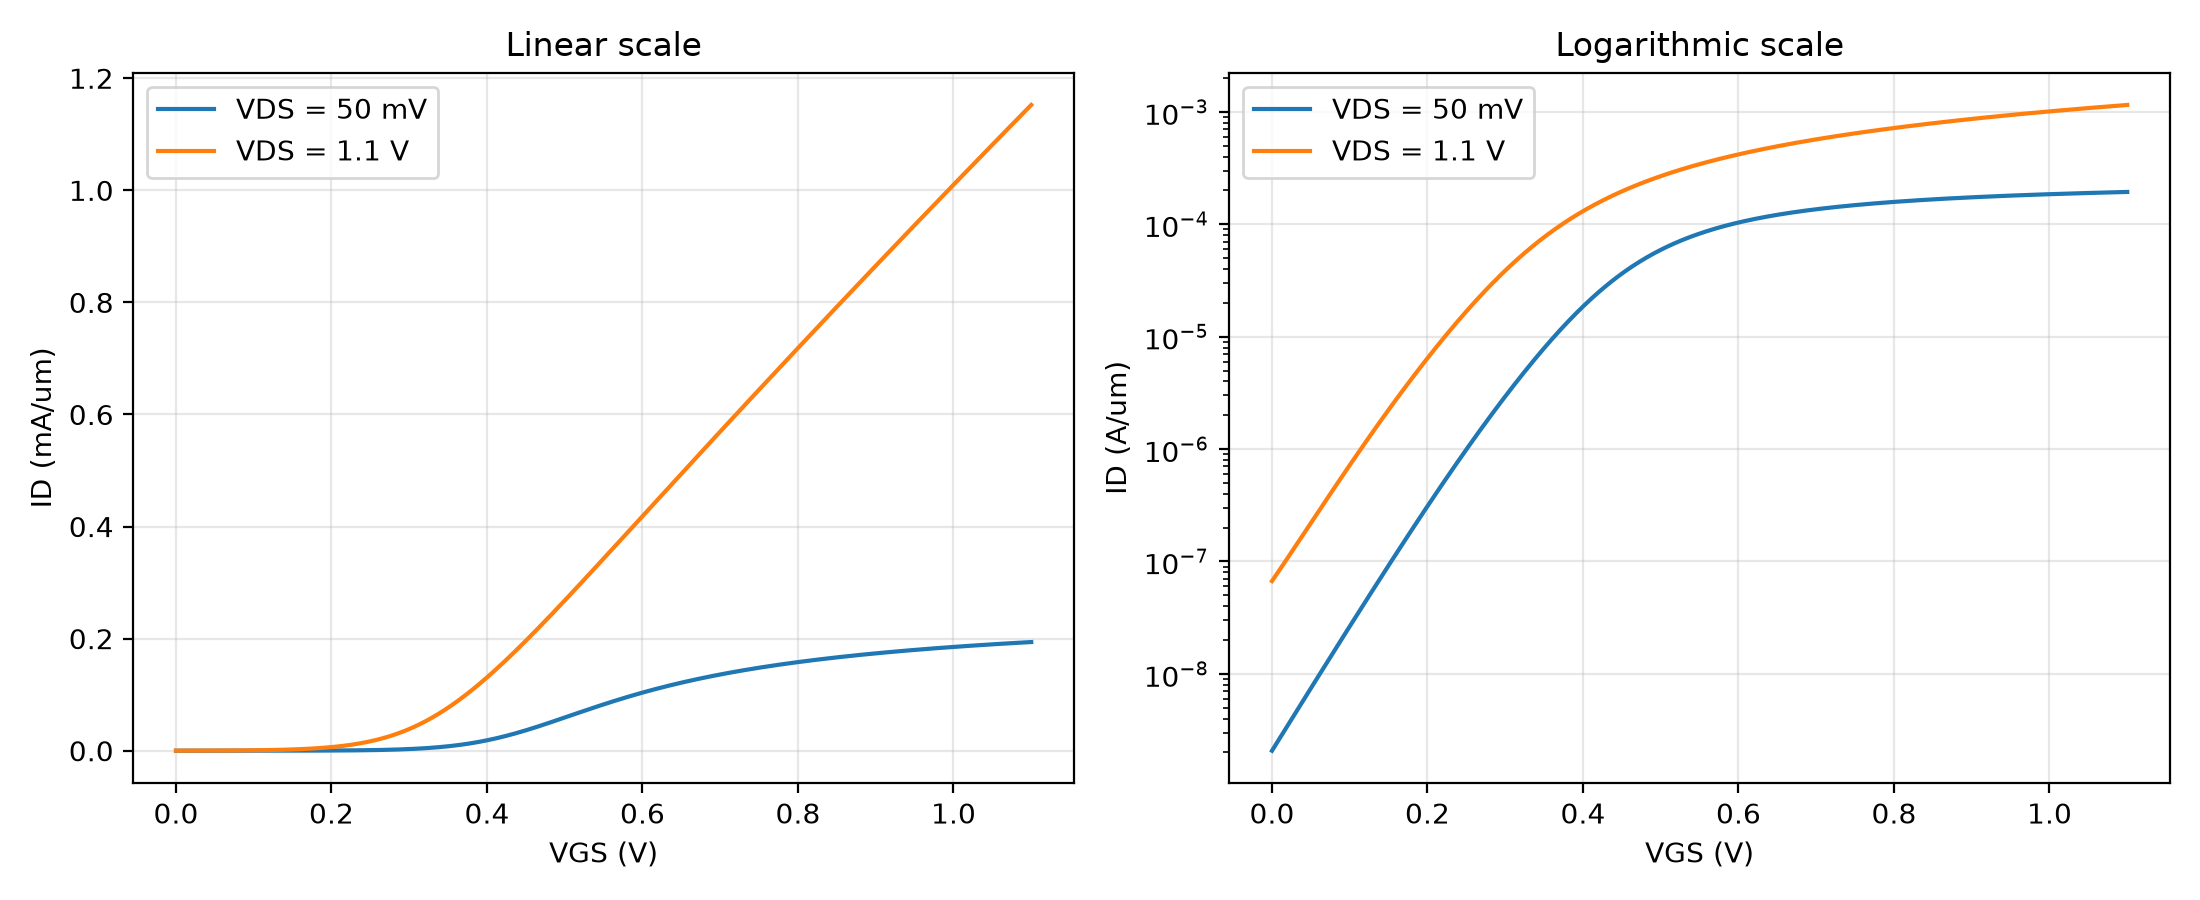

The script that saved this image:
import numpy as np
import pandas as pd
import matplotlib.pyplot as plt

width_um = 1.0
length_um = 0.065
criterion_current = 100e-9 * width_um / length_um


def load_transfer_curve(file_name):
    data = pd.read_csv(file_name, sep="\t")
    data = data.iloc[:, 0:2]
    data.columns = ["gate_voltage", "drain_current"]
    data["drain_current"] = data["drain_current"].abs()
    data = data.sort_values("gate_voltage")
    return data["gate_voltage"].to_numpy(), data["drain_current"].to_numpy()


def threshold_max_gm(gate_voltage, drain_current):
    gm = np.gradient(drain_current, gate_voltage)
    peak = np.argmax(gm)
    return gate_voltage[peak] - drain_current[peak] / gm[peak]


def threshold_constant_current(gate_voltage, drain_current):
    return np.interp(criterion_current, drain_current, gate_voltage)


def subthreshold_swing(gate_voltage, drain_current, threshold):
    table = pd.DataFrame({"vg": gate_voltage, "id": drain_current})
    table = table[(table["vg"] < threshold) & (table["id"] > 0)]
    log_current = np.log10(table["id"])
    swing = np.gradient(table["vg"], log_current) * 1000
    return np.min(swing)


def current_at(gate_voltage, drain_current, target_voltage):
    return np.interp(target_voltage, gate_voltage, drain_current)


gate_low, current_low = load_transfer_curve("VDS_50m.txt")
gate_high, current_high = load_transfer_curve("VDS_1.1.txt")

vth_linear = threshold_max_gm(gate_low, current_low)
vth_cc_low = threshold_constant_current(gate_low, current_low)
vth_cc_high = threshold_constant_current(gate_high, current_high)
dibl = (vth_cc_low - vth_cc_high) / (1.1 - 0.05) * 1000
ss_low = subthreshold_swing(gate_low, current_low, vth_cc_low)
ss_high = subthreshold_swing(gate_high, current_high, vth_cc_high)
ion = current_at(gate_high, current_high, 1.1) / width_um
ioff = current_at(gate_high, current_high, 0.0) / width_um

results = pd.DataFrame(
    {
        "Quantity": [
            "VTH,lin (V)", "VTH,cc at 50 mV (V)", "VTH,cc at 1.1 V (V)",
            "DIBL (mV/V)", "SS at 50 mV (mV/dec)", "SS at 1.1 V (mV/dec)",
            "ION (mA/um)", "IOFF (nA/um)",
        ],
        "SPICE": [
            vth_linear, vth_cc_low, vth_cc_high, dibl, ss_low, ss_high,
            ion * 1e3, ioff * 1e9,
        ],
        "Table 5.1": [0.38, 0.27, 0.13, 130, 90, 96, 1.15, 67],
    }
)
print(results.round(3).to_string(index=False))

fig, (linear_axis, log_axis) = plt.subplots(1, 2, figsize=(11, 4.5))

linear_axis.plot(gate_low, current_low / width_um * 1e3, label="VDS = 50 mV")
linear_axis.plot(gate_high, current_high / width_um * 1e3, label="VDS = 1.1 V")
log_axis.semilogy(gate_low, current_low / width_um, label="VDS = 50 mV")
log_axis.semilogy(gate_high, current_high / width_um, label="VDS = 1.1 V")

linear_axis.set_xlabel("VGS (V)")
linear_axis.set_ylabel("ID (mA/um)")
linear_axis.set_title("Linear scale")
log_axis.set_xlabel("VGS (V)")
log_axis.set_ylabel("ID (A/um)")
log_axis.set_title("Logarithmic scale")
for axis in (linear_axis, log_axis):
    axis.grid(True, alpha=0.3)
    axis.legend()

plt.tight_layout()
plt.savefig("s2_transfer_characteristic.png", dpi=200)
plt.show()
